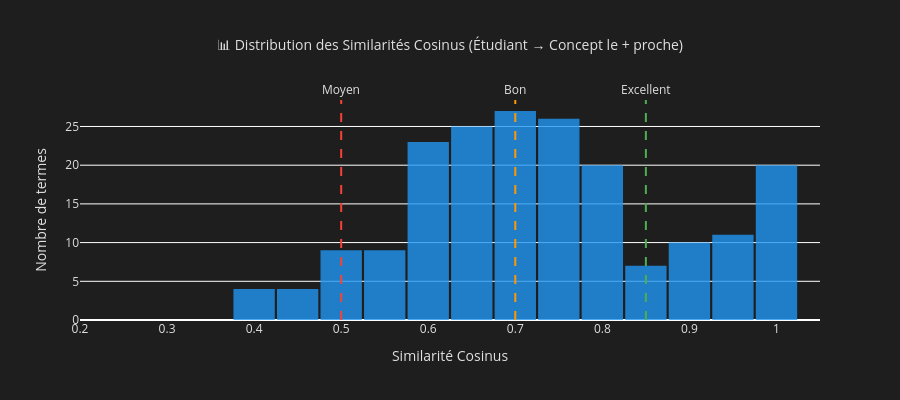

Notebook source saved alongside this figure:
### Code cell
# ============================================================
# CELLULE 8 — Tableau Détaillé + Histogramme
# ============================================================

df_display = df_nn[['student_code', 'terme_etudiant', 'concept_onto', 'ontology_id',
                     'categorie', 'cosine_similarity']].copy()
df_display = df_display.rename(columns={
    'student_code':      '👤 Étudiant',
    'terme_etudiant':    '⭐ Terme',
    'concept_onto':      '🔵 Concept Ontologie',
    'ontology_id':       'ID OWL',
    'categorie':         'Catégorie',
    'cosine_similarity': 'Sim.',
})
df_display['Sim.'] = df_display['Sim.'].round(4)
df_sorted = df_display.sort_values('Sim.', ascending=True)

print("=" * 90)
print("🔴 TOP 30 — Termes étudiants les PLUS ÉLOIGNÉS de l'ontologie")
print("   (= termes mal couverts, potentiels trous dans l'ontologie)")
print("=" * 90)
display(df_sorted.head(30).reset_index(drop=True))

print("\n" + "=" * 90)
print("🟢 TOP 15 — Termes étudiants les PLUS PROCHES de l'ontologie")
print("=" * 90)
display(df_sorted.tail(15).sort_values('Sim.', ascending=False).reset_index(drop=True))

# ─── Histogramme de distribution ──────────────────────────────
fig3 = go.Figure()
fig3.add_trace(go.Histogram(
    x=df_nn['cosine_similarity'],
    nbinsx=30,
    marker_color='#2196F3',
    opacity=0.8,
))

for thresh, label, color in [(0.85, 'Excellent', '#4CAF50'), (0.70, 'Bon', '#FF9800'), (0.50, 'Moyen', '#F44336')]:
    fig3.add_vline(x=thresh, line=dict(color=color, dash='dash', width=2),
                   annotation_text=label, annotation_position="top")

fig3.update_layout(
    title=dict(text="📊 Distribution des Similarités Cosinus (Étudiant → Concept le + proche)",
               font=dict(size=14, color='#e0e0e0'), x=0.5),
    xaxis=dict(title="Similarité Cosinus", range=[0.2, 1.05]),
    yaxis=dict(title="Nombre de termes"),
    plot_bgcolor='#1e1e1e', paper_bgcolor='#1e1e1e',
    font=dict(color='#e0e0e0'),
    width=900, height=400, bargap=0.05,
)
fig3.show()

# ─── Stats par étudiant ──────────────────────────────────────
print(f"\n📊 Score moyen de similarité par étudiant :")
for code, grp in df_nn.groupby('student_code'):
    mean_sim = grp['cosine_similarity'].mean()
    n_bad = (grp['cosine_similarity'] < 0.70).sum()
    bar = '█' * int(mean_sim * 30) + '░' * (30 - int(mean_sim * 30))
    print(f"   {code} : {bar} {mean_sim:.3f}  ({n_bad} termes < 0.70)")

print(f"\n💡 Les termes 🔴 en haut du tableau sont des candidats pour enrichir l'ontologie.")

### Figure 1 — Plotly figure (JSON) as saved in the notebook; plotly's stock layout.template omitted (floating-point values rounded to 4 significant figures; data arrays with more than 128 entries replaced by an {"elided": "..."} marker saying what was removed)
{"data": [{"marker": {"color": "#2196F3"}, "nbinsx": 30, "opacity": 0.8, "type": "histogram", "x": {"elided": "195 float values"}}], "layout": {"annotations": [{"showarrow": false, "text": "Excellent", "x": 0.85, "xanchor": "center", "xref": "x", "y": 1, "yanchor": "bottom", "yref": "y domain"}, {"showarrow": false, "text": "Bon", "x": 0.7, "xanchor": "center", "xref": "x", "y": 1, "yanchor": "bottom", "yref": "y domain"}, {"showarrow": false, "text": "Moyen", "x": 0.5, "xanchor": "center", "xref": "x", "y": 1, "yanchor": "bottom", "yref": "y domain"}], "bargap": 0.05, "font": {"color": "#e0e0e0"}, "height": 400, "paper_bgcolor": "#1e1e1e", "plot_bgcolor": "#1e1e1e", "shapes": [{"line": {"color": "#4CAF50", "dash": "dash", "width": 2}, "type": "line", "x0": 0.85, "x1": 0.85, "xref": "x", "y0": 0, "y1": 1, "yref": "y domain"}, {"line": {"color": "#FF9800", "dash": "dash", "width": 2}, "type": "line", "x0": 0.7, "x1": 0.7, "xref": "x", "y0": 0, "y1": 1, "yref": "y domain"}, {"line": {"color": "#F44336", "dash": "dash", "width": 2}, "type": "line", "x0": 0.5, "x1": 0.5, "xref": "x", "y0": 0, "y1": 1, "yref": "y domain"}], "title": {"font": {"color": "#e0e0e0", "size": 14}, "text": "📊 Distribution des Similarités Cosinus (Étudiant → Concept le + proche)", "x": 0.5}, "width": 900, "xaxis": {"range": [0.2, 1.05], "title": {"text": "Similarité Cosinus"}}, "yaxis": {"title": {"text": "Nombre de termes"}}}}
